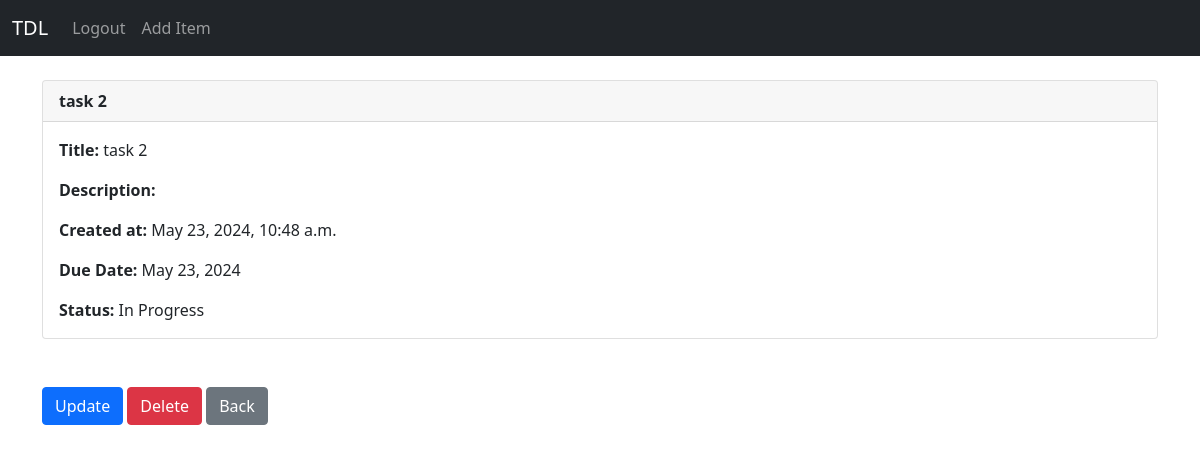
The page /item/2 (signed in) on the database its author committed.
### website/models.py (models this page shows, shortened)
class ToDoItem(models.Model):
    user = models.ForeignKey(User,null=True, on_delete= models.SET_NULL)
    title = models.CharField(max_length=150)
    description = models.TextField(null=True, blank=True)
    complete = models.BooleanField(default=False)
    created_at = models.DateTimeField(auto_now_add=True)
    due_date = models.DateField(null=True, blank=True)
    class Meta:
        ordering = ['complete', 'due_date']

### website/views.py (the view)
# urls.py: path('item/<int:pk>', views.toDoItem, name='itemEdit'),
def toDoItem(request, pk):
    if request.user.is_authenticated:
            tdItem = ToDoItem.objects.get(id=pk)
            return render(request, 'item.html', {'tdItem': tdItem})
    else:
        messages.error(request, "you must be logged In!")
        return redirect('home')

### website/templates/item.html
{% extends 'base.html' %}
{% block content %}
<div class="card">
    <div class="card-header"><strong>
          {{ tdItem.title }} </strong>
    </div>
    <div class="card-body">
  <p class="card-text">
  <strong>Title: </strong>{{ tdItem.title }}</p>
  <p class="card-text">
  <strong>Description: </strong>{{ item.description }}
  </p>
  <p class="card-text">
  <strong>Created at: </strong>{{ tdItem.created_at }}</p>
  <p class="card-text">
  <strong>Due Date: </strong>{{ tdItem.due_date }}</p>
  <p class="card-text">
  <strong>Status: </strong>
  {% if  tdItem.complete  %}
    completed
    {% else %}
    In Progress
  {% endif %}
</p>
    </div>
  </div>
  <br/><br/>
  <a href="{% url 'update_item' tdItem.id %}" class="btn btn-primary">Update</a>
  <a href="{% url 'delete_item' tdItem.id %}" class="btn btn-danger">Delete</a>
  <a href="{% url 'home' %}" class="btn btn-secondary">Back</a>
{% endblock content %}

### rows shown on the page
ToDoItem: title "task 2", created_at "May 23, 2024, 10:48 a.m.", due_date "May 23, 2024"
